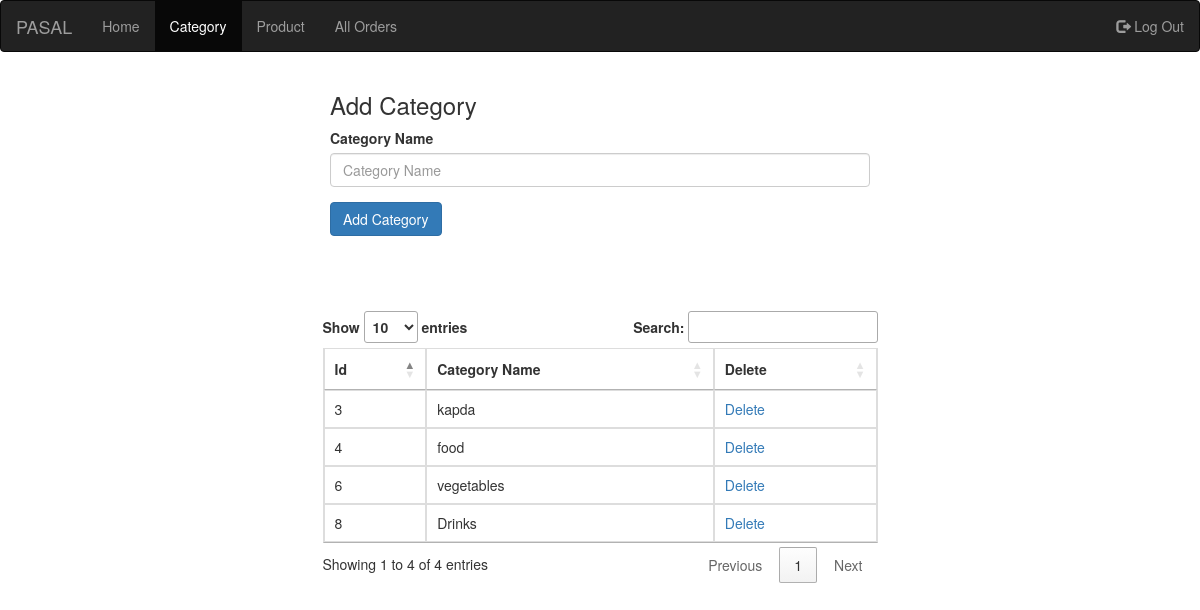
Screenshot of /admin/category.php with the database file from the repository.
### tables this page shows
CREATE TABLE `category` (
  `id` int(11) NOT NULL,
  `name` varchar(255) DEFAULT NULL
);

### admin/category.php (the view, shortened to what this page needs)
<?php include  "inc/home_header.php" ?>
<?php
include "inc/conn.php";
?>
<link rel="stylesheet" href="https://cdn.datatables.net/1.11.3/css/jquery.dataTables.min.css">
<div class="container">
    <div class="row">
        <div class="col-md-12">
            <div class="col-md-3"></div>
            <div class="col-md-6">
                <h3>
                    Add Category
                </h3>
                <form action="category.php" method="post">
                    <div class="form-group">
                        <label for="category">Category Name</label>
                        <input type="text" name="category" class="form-control" id="category" placeholder="Category Name">
                    </div>
                    <div class="form-group">
                        <input type="submit" name="submit" class="btn btn-primary" value="Add Category">
                    </div>
                </form>
            </div>
        </div>
    </div>
</div>
<br>
<br>
<br>
<div class="container">
    <div class="row">
        <div class="col-md-3"></div>
        <div class="col-md-6">
            <table class="table table-bordered table-hover" id="table">
                <thead>
                <tr>
                    <th>Id</th>
                    <th>Category Name</th>
                    <th>Delete</th>
                </tr>
                </thead>
                <tbody>
                <?php
                $query = "SELECT * FROM category";
                $result = mysqli_query($conn, $query);
                while($row = mysqli_fetch_assoc($result)){
                    $id = $row['id'];
                    $name = $row['name'];
                    echo "<tr>";
                    echo "<td>$id</td>";
                    echo "<td>$name</td>";
                    echo "<td><a href='category.php?delete=$id'>Delete</a></td>";
                    echo "</tr>";
                }
                ?>
                </tbody>
            </table>
        </div>
    </div>
</div>

### rows the page displays
category: id "3", name "kapda"
category: id "4", name "food"
category: id "6", name "vegetables"
category: id "8", name "Drinks"
